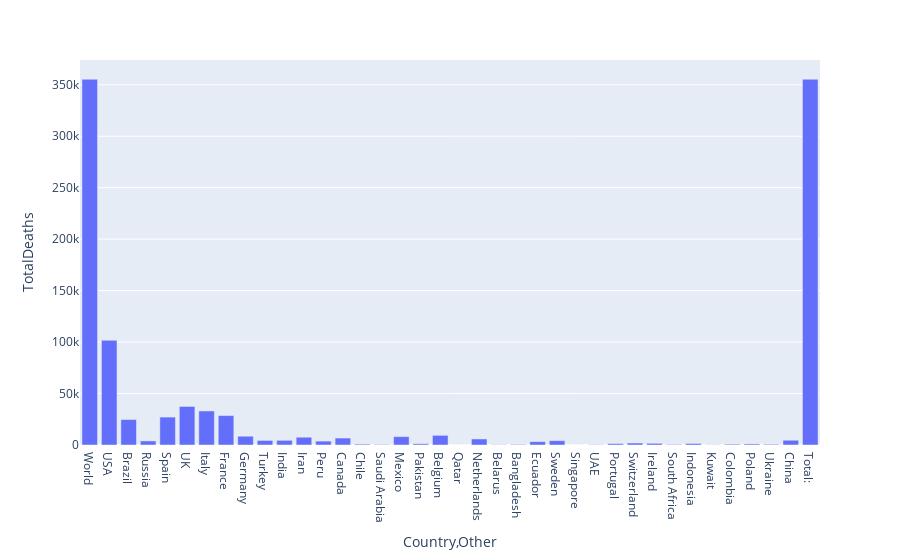

The notebook cell saved with this chart:
### Markdown cell above
Number of deaths in countries with more than 20,000 Corona Virus cases

### Code cell
fig1 = px.bar(df_cases_20000,x="Country,Other",y="TotalDeaths")
fig1.show()

### Figure 1 — Plotly figure (JSON) as saved in the notebook; plotly's stock layout.template omitted (floating-point values rounded to 4 significant figures)
{"data": [{"alignmentgroup": "True", "hoverlabel": {"namelength": 0}, "hovertemplate": "Country,Other=%{x}<br>TotalDeaths=%{y}", "legendgroup": "", "marker": {"color": "#636efa"}, "name": "", "offsetgroup": "", "orientation": "v", "showlegend": false, "textposition": "auto", "type": "bar", "x": ["World", "USA", "Brazil", "Russia", "Spain", "UK", "Italy", "France", "Germany", "Turkey", "India", "Iran", "Peru", "Canada", "Chile", "Saudi Arabia", "Mexico", "Pakistan", "Belgium", "Qatar", "Netherlands", "Belarus", "Bangladesh", "Ecuador", "Sweden", "Singapore", "UAE", "Portugal", "Switzerland", "Ireland", "South Africa", "Indonesia", "Kuwait", "Colombia", "Poland", "Ukraine", "China", "Total:"], "xaxis": "x", "y": [355333, 101740, 24746, 3968, 27118, 37460, 33072, 28596, 8533, 4431, 4534, 7564, 3788, 6760, 841, 425, 8134, 1225, 9364, 30, 5871, 214, 544, 3275, 4220, 23, 255, 1356, 1917, 1631, 524, 1473, 175, 776, 1028, 658, 4634, 355333], "yaxis": "y"}], "layout": {"barmode": "relative", "legend": {"tracegroupgap": 0}, "margin": {"t": 60}, "xaxis": {"anchor": "y", "domain": [0, 1], "title": {"text": "Country,Other"}}, "yaxis": {"anchor": "x", "domain": [0, 1], "title": {"text": "TotalDeaths"}}}}
